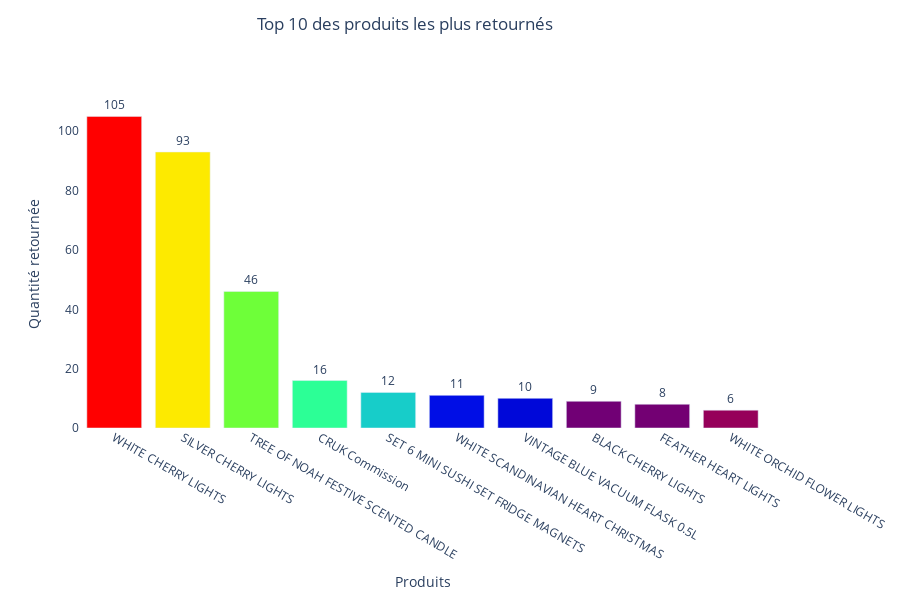

Notebook cell for this chart:
### Code cell
import plotly.graph_objects as go

# Créer la figure avec le graphique à barres
fig = go.Figure(data=[
    go.Bar(name='Produits avec le plus de retours', 
           x=df_products_asc['Description'].astype(str), 
           y=df_products_asc['Quantity'],
           marker_opacity=1,
           marker={'color': df_products_desc['Quantity'],
                   'colorscale': 'Rainbow'}
          )
])

# Ajouter les étiquettes sur chaque barre
fig.update_traces(text=df_products_asc['Quantity'],
                  textposition='outside')

# Configurer le titre et les axes du graphique
fig.update_layout(title='Top 10 des produits les plus retournés',
                  title_x=0.45,
                  title_y=0.97,
                  xaxis_title="Produits",
                  yaxis_title="Quantité retournée",
                  plot_bgcolor='white',
                  height = 600)

# Afficher le graphique
fig.show()

### Figure 1 — Plotly figure (JSON) as saved in the notebook; plotly's stock layout.template omitted (floating-point values rounded to 4 significant figures)
{"data": [{"marker": {"color": [103505, 88126, 77755, 73033, 69343, 54373, 52502, 44480, 44356, 42592], "colorscale": [[0, "rgb(150,0,90)"], [0.125, "rgb(0,0,200)"], [0.25, "rgb(0,25,255)"], [0.375, "rgb(0,152,255)"], [0.5, "rgb(44,255,150)"], [0.625, "rgb(151,255,0)"], [0.75, "rgb(255,234,0)"], [0.875, "rgb(255,111,0)"], [1, "rgb(255,0,0)"]], "opacity": 1}, "name": "Produits avec le plus de retours", "text": [105, 93, 46, 16, 12, 11, 10, 9, 8, 6], "textposition": "outside", "type": "bar", "x": ["WHITE CHERRY LIGHTS", "SILVER CHERRY LIGHTS", "TREE OF NOAH FESTIVE SCENTED CANDLE", "CRUK Commission", "SET 6 MINI SUSHI SET FRIDGE MAGNETS", "WHITE SCANDINAVIAN HEART CHRISTMAS", "VINTAGE BLUE VACUUM FLASK 0.5L ", "BLACK CHERRY LIGHTS", "FEATHER HEART LIGHTS", "WHITE ORCHID FLOWER LIGHTS"], "y": [105, 93, 46, 16, 12, 11, 10, 9, 8, 6]}], "layout": {"height": 600, "plot_bgcolor": "white", "title": {"text": "Top 10 des produits les plus retournés", "x": 0.45, "y": 0.97}, "xaxis": {"title": {"text": "Produits"}}, "yaxis": {"title": {"text": "Quantité retournée"}}}}
